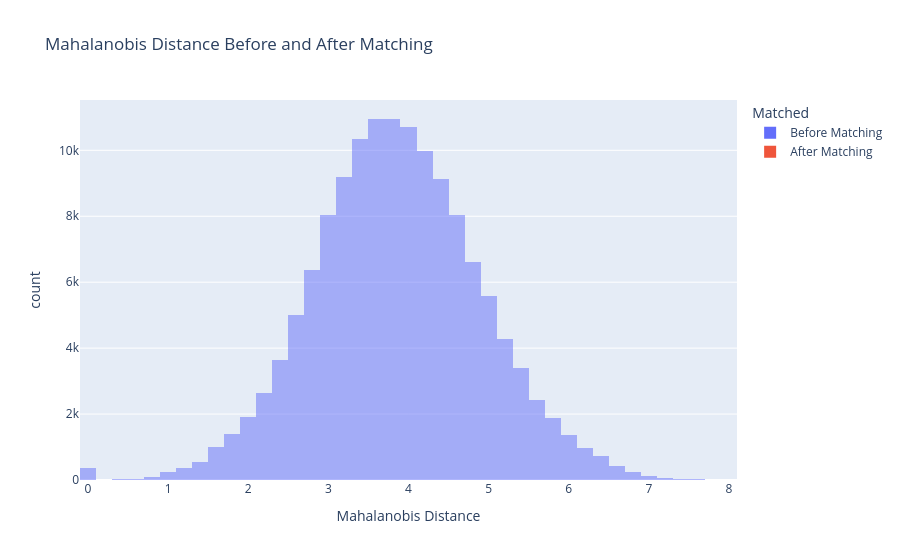
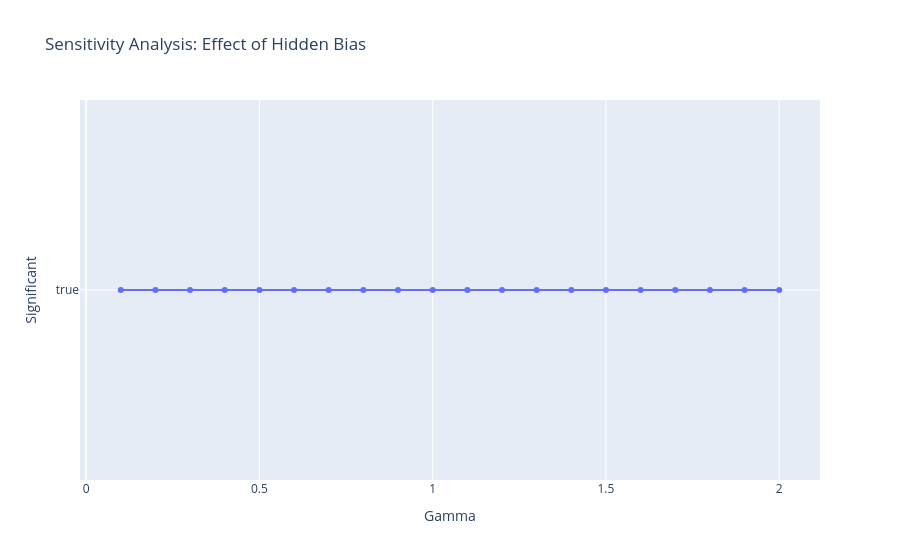

Notebook source saved alongside these figures, in order:
### Code cell
if __name__ == "__main__":
    data_file = "oasis_data.xlsx"
    df = load_oasis_data(data_file)


    initial_pairings = risk_set_matching(df)
    print("Initial Possible Pairings by Risk Set Matching:")
    print(initial_pairings.head(10))


    matched_pairs = mahalanobis_matching(df, comparison_covariates, risk_set_matching(df))
    print("Optimized Matched Pairs:")
    print(matched_pairs.head(10))

    evaluate_matching_quality(df, matched_pairs, covariates)

    plot_comparison_boxplots(df, matched_pairs)

    sensitivity_analysis(df, matched_pairs)

### Figure 1 — Plotly figure (JSON) as saved in the notebook; plotly's stock layout.template omitted (floating-point values rounded to 4 significant figures; data arrays with more than 128 entries replaced by an {"elided": "..."} marker saying what was removed)
{"data": [{"bingroup": "x", "hovertemplate": "Matched=Before Matching<br>Mahalanobis Distance=%{x}<br>count=%{y}<extra></extra>", "legendgroup": "Before Matching", "marker": {"color": "#636efa", "opacity": 0.5, "pattern": {"shape": ""}}, "name": "Before Matching", "nbinsx": 50, "orientation": "v", "showlegend": true, "type": "histogram", "x": {"elided": "139129 float values"}, "xaxis": "x", "yaxis": "y"}, {"bingroup": "x", "hovertemplate": "Matched=After Matching<br>Mahalanobis Distance=%{x}<br>count=%{y}<extra></extra>", "legendgroup": "After Matching", "marker": {"color": "#EF553B", "opacity": 0.5, "pattern": {"shape": ""}}, "name": "After Matching", "nbinsx": 50, "orientation": "v", "showlegend": true, "type": "histogram", "x": {"elided": "146 float values"}, "xaxis": "x", "yaxis": "y"}], "layout": {"barmode": "overlay", "legend": {"title": {"text": "Matched"}, "tracegroupgap": 0}, "title": {"text": "Mahalanobis Distance Before and After Matching"}, "xaxis": {"anchor": "y", "domain": [0, 1], "title": {"text": "Mahalanobis Distance"}}, "yaxis": {"anchor": "x", "domain": [0, 1], "title": {"text": "count"}}}}

### Figure 2 — Plotly figure (JSON) as saved in the notebook; plotly's stock layout.template omitted (floating-point values rounded to 4 significant figures)
{"data": [{"hovertemplate": "Gamma=%{x}<br>Significant=%{y}<extra></extra>", "legendgroup": "", "line": {"color": "#636efa", "dash": "solid"}, "marker": {"symbol": "circle"}, "mode": "lines+markers", "name": "", "orientation": "h", "showlegend": false, "type": "scatter", "x": [0.1, 0.2, 0.3, 0.4, 0.5, 0.6, 0.7, 0.8, 0.9, 1.0, 1.1, 1.2, 1.3, 1.4, 1.5, 1.6, 1.7, 1.8, 1.9, 2.0], "xaxis": "x", "y": [true, true, true, true, true, true, true, true, true, true, true, true, true, true, true, true, true, true, true, true], "yaxis": "y"}], "layout": {"legend": {"tracegroupgap": 0}, "title": {"text": "Sensitivity Analysis: Effect of Hidden Bias"}, "xaxis": {"anchor": "y", "domain": [0, 1], "title": {"text": "Gamma"}}, "yaxis": {"anchor": "x", "domain": [0, 1], "title": {"text": "Significant"}}}}
